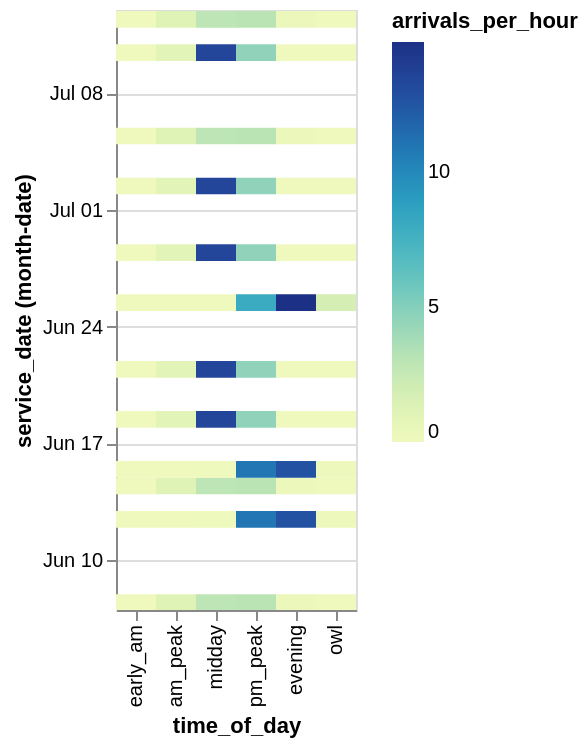

The notebook cell this image was saved under:
### Code cell
heatmap_one_operator(stop_gdf2, "G Trans Schedule")

### Figure 1 — Vega specification as saved in the notebook (floating-point values rounded to 4 significant figures)
{"$schema": "https://vega.github.io/schema/vega/v6.json", "data": [{"name": "source_0"}, {"name": "data_0", "values": [{"arrivals_per_hour": 0.0, "day_type": "weekend", "monthdate_service_date": "2012-06-07T00:00:00.000", "monthdate_service_date_end": "2012-06-08T00:00:00.000", "schedule_name": "G Trans Schedule", "service_date": "2026-06-07T00:00:00.000", "time_of_day": "early_am"}, {"arrivals_per_hour": 0.0, "day_type": "weekday", "monthdate_service_date": "2012-06-12T00:00:00.000", "monthdate_service_date_end": "2012-06-13T00:00:00.000", "schedule_name": "G Trans Schedule", "service_date": "2026-06-12T00:00:00.000", "time_of_day": "early_am"}, {"arrivals_per_hour": 0.0, "day_type": "weekend", "monthdate_service_date": "2012-06-14T00:00:00.000", "monthdate_service_date_end": "2012-06-15T00:00:00.000", "schedule_name": "G Trans Schedule", "service_date": "2026-06-14T00:00:00.000", "time_of_day": "early_am"}, {"arrivals_per_hour": 0.0, "day_type": "weekday", "monthdate_service_date": "2012-06-15T00:00:00.000", "monthdate_service_date_end": "2012-06-16T00:00:00.000", "schedule_name": "G Trans Schedule", "service_date": "2026-06-15T00:00:00.000", "time_of_day": "early_am"}, {"arrivals_per_hour": 0.0, "day_type": "weekday", "monthdate_service_date": "2012-06-18T00:00:00.000", "monthdate_service_date_end": "2012-06-19T00:00:00.000", "schedule_name": "G Trans Schedule", "service_date": "2026-06-18T00:00:00.000", "time_of_day": "early_am"}, {"arrivals_per_hour": 0.0, "day_type": "weekend", "monthdate_service_date": "2012-06-21T00:00:00.000", "monthdate_service_date_end": "2012-06-22T00:00:00.000", "schedule_name": "G Trans Schedule", "service_date": "2026-06-21T00:00:00.000", "time_of_day": "early_am"}, {"arrivals_per_hour": 0.0, "day_type": "weekday", "monthdate_service_date": "2012-06-25T00:00:00.000", "monthdate_service_date_end": "2012-06-26T00:00:00.000", "schedule_name": "G Trans Schedule", "service_date": "2026-06-25T00:00:00.000", "time_of_day": "early_am"}, {"arrivals_per_hour": 0.0, "day_type": "weekend", "monthdate_service_date": "2012-06-28T00:00:00.000", "monthdate_service_date_end": "2012-06-29T00:00:00.000", "schedule_name": "G Trans Schedule", "service_date": "2026-06-28T00:00:00.000", "time_of_day": "early_am"}, {"arrivals_per_hour": 0.0, "day_type": "weekday", "monthdate_service_date": "2012-07-02T00:00:00.000", "monthdate_service_date_end": "2012-07-03T00:00:00.000", "schedule_name": "G Trans Schedule", "service_date": "2026-07-02T00:00:00.000", "time_of_day": "early_am"}, {"arrivals_per_hour": 0.0, "day_type": "weekend", "monthdate_service_date": "2012-07-05T00:00:00.000", "monthdate_service_date_end": "2012-07-06T00:00:00.000", "schedule_name": "G Trans Schedule", "service_date": "2026-07-05T00:00:00.000", "time_of_day": "early_am"}, {"arrivals_per_hour": 0.0, "day_type": "weekday", "monthdate_service_date": "2012-07-10T00:00:00.000", "monthdate_service_date_end": "2012-07-11T00:00:00.000", "schedule_name": "G Trans Schedule", "service_date": "2026-07-10T00:00:00.000", "time_of_day": "early_am"}, {"arrivals_per_hour": 0.0, "day_type": "weekend", "monthdate_service_date": "2012-07-12T00:00:00.000", "monthdate_service_date_end": "2012-07-13T00:00:00.000", "schedule_name": "G Trans Schedule", "service_date": "2026-07-12T00:00:00.000", "time_of_day": "early_am"}, {"arrivals_per_hour": 1.075, "day_type": "weekend", "monthdate_service_date": "2012-06-07T00:00:00.000", "monthdate_service_date_end": "2012-06-08T00:00:00.000", "schedule_name": "G Trans Schedule", "service_date": "2026-06-07T00:00:00.000", "time_of_day": "am_peak"}, {"arrivals_per_hour": 0.0, "day_type": "weekday", "monthdate_service_date": "2012-06-12T00:00:00.000", "monthdate_service_date_end": "2012-06-13T00:00:00.000", "schedule_name": "G Trans Schedule", "service_date": "2026-06-12T00:00:00.000", "time_of_day": "am_peak"}, {"arrivals_per_hour": 1.075, "day_type": "weekend", "monthdate_service_date": "2012-06-14T00:00:00.000", "monthdate_service_date_end": "2012-06-15T00:00:00.000", "schedule_name": "G Trans Schedule", "service_date": "2026-06-14T00:00:00.000", "time_of_day": "am_peak"}, {"arrivals_per_hour": 0.0, "day_type": "weekday", "monthdate_service_date": "2012-06-15T00:00:00.000", "monthdate_service_date_end": "2012-06-16T00:00:00.000", "schedule_name": "G Trans Schedule", "service_date": "2026-06-15T00:00:00.000", "time_of_day": "am_peak"}, {"arrivals_per_hour": 1.0, "day_type": "weekday", "monthdate_service_date": "2012-06-18T00:00:00.000", "monthdate_service_date_end": "2012-06-19T00:00:00.000", "schedule_name": "G Trans Schedule", "service_date": "2026-06-18T00:00:00.000", "time_of_day": "am_peak"}, {"arrivals_per_hour": 1.0, "day_type": "weekend", "monthdate_service_date": "2012-06-21T00:00:00.000", "monthdate_service_date_end": "2012-06-22T00:00:00.000", "schedule_name": "G Trans Schedule", "service_date": "2026-06-21T00:00:00.000", "time_of_day": "am_peak"}, {"arrivals_per_hour": 0.0, "day_type": "weekday", "monthdate_service_date": "2012-06-25T00:00:00.000", "monthdate_service_date_end": "2012-06-26T00:00:00.000", "schedule_name": "G Trans Schedule", "service_date": "2026-06-25T00:00:00.000", "time_of_day": "am_peak"}, {"arrivals_per_hour": 1.0, "day_type": "weekend", "monthdate_service_date": "2012-06-28T00:00:00.000", "monthdate_service_date_end": "2012-06-29T00:00:00.000", "schedule_name": "G Trans Schedule", "service_date": "2026-06-28T00:00:00.000", "time_of_day": "am_peak"}, {"arrivals_per_hour": 1.0, "day_type": "weekday", "monthdate_service_date": "2012-07-02T00:00:00.000", "monthdate_service_date_end": "2012-07-03T00:00:00.000", "schedule_name": "G Trans Schedule", "service_date": "2026-07-02T00:00:00.000", "time_of_day": "am_peak"}, {"arrivals_per_hour": 1.075, "day_type": "weekend", "monthdate_service_date": "2012-07-05T00:00:00.000", "monthdate_service_date_end": "2012-07-06T00:00:00.000", "schedule_name": "G Trans Schedule", "service_date": "2026-07-05T00:00:00.000", "time_of_day": "am_peak"}, {"arrivals_per_hour": 1.0, "day_type": "weekday", "monthdate_service_date": "2012-07-10T00:00:00.000", "monthdate_service_date_end": "2012-07-11T00:00:00.000", "schedule_name": "G Trans Schedule", "service_date": "2026-07-10T00:00:00.000", "time_of_day": "am_peak"}, {"arrivals_per_hour": 1.075, "day_type": "weekend", "monthdate_service_date": "2012-07-12T00:00:00.000", "monthdate_service_date_end": "2012-07-13T00:00:00.000", "schedule_name": "G Trans Schedule", "service_date": "2026-07-12T00:00:00.000", "time_of_day": "am_peak"}, {"arrivals_per_hour": 2.95, "day_type": "weekend", "monthdate_service_date": "2012-06-07T00:00:00.000", "monthdate_service_date_end": "2012-06-08T00:00:00.000", "schedule_name": "G Trans Schedule", "service_date": "2026-06-07T00:00:00.000", "time_of_day": "midday"}, {"arrivals_per_hour": 0.05, "day_type": "weekday", "monthdate_service_date": "2012-06-12T00:00:00.000", "monthdate_service_date_end": "2012-06-13T00:00:00.000", "schedule_name": "G Trans Schedule", "service_date": "2026-06-12T00:00:00.000", "time_of_day": "midday"}, {"arrivals_per_hour": 2.95, "day_type": "weekend", "monthdate_service_date": "2012-06-14T00:00:00.000", "monthdate_service_date_end": "2012-06-15T00:00:00.000", "schedule_name": "G Trans Schedule", "service_date": "2026-06-14T00:00:00.000", "time_of_day": "midday"}, {"arrivals_per_hour": 0.05, "day_type": "weekday", "monthdate_service_date": "2012-06-15T00:00:00.000", "monthdate_service_date_end": "2012-06-16T00:00:00.000", "schedule_name": "G Trans Schedule", "service_date": "2026-06-15T00:00:00.000", "time_of_day": "midday"}, {"arrivals_per_hour": 13.4, "day_type": "weekday", "monthdate_service_date": "2012-06-18T00:00:00.000", "monthdate_service_date_end": "2012-06-19T00:00:00.000", "schedule_name": "G Trans Schedule", "service_date": "2026-06-18T00:00:00.000", "time_of_day": "midday"}, {"arrivals_per_hour": 13.4, "day_type": "weekend", "monthdate_service_date": "2012-06-21T00:00:00.000", "monthdate_service_date_end": "2012-06-22T00:00:00.000", "schedule_name": "G Trans Schedule", "service_date": "2026-06-21T00:00:00.000", "time_of_day": "midday"}, {"arrivals_per_hour": 0.0, "day_type": "weekday", "monthdate_service_date": "2012-06-25T00:00:00.000", "monthdate_service_date_end": "2012-06-26T00:00:00.000", "schedule_name": "G Trans Schedule", "service_date": "2026-06-25T00:00:00.000", "time_of_day": "midday"}, {"arrivals_per_hour": 13.4, "day_type": "weekend", "monthdate_service_date": "2012-06-28T00:00:00.000", "monthdate_service_date_end": "2012-06-29T00:00:00.000", "schedule_name": "G Trans Schedule", "service_date": "2026-06-28T00:00:00.000", "time_of_day": "midday"}, {"arrivals_per_hour": 13.4, "day_type": "weekday", "monthdate_service_date": "2012-07-02T00:00:00.000", "monthdate_service_date_end": "2012-07-03T00:00:00.000", "schedule_name": "G Trans Schedule", "service_date": "2026-07-02T00:00:00.000", "time_of_day": "midday"}, {"arrivals_per_hour": 2.95, "day_type": "weekend", "monthdate_service_date": "2012-07-05T00:00:00.000", "monthdate_service_date_end": "2012-07-06T00:00:00.000", "schedule_name": "G Trans Schedule", "service_date": "2026-07-05T00:00:00.000", "time_of_day": "midday"}, {"arrivals_per_hour": 13.4, "day_type": "weekday", "monthdate_service_date": "2012-07-10T00:00:00.000", "monthdate_service_date_end": "2012-07-11T00:00:00.000", "schedule_name": "G Trans Schedule", "service_date": "2026-07-10T00:00:00.000", "time_of_day": "midday"}, {"arrivals_per_hour": 2.95, "day_type": "weekend", "monthdate_service_date": "2012-07-12T00:00:00.000", "monthdate_service_date_end": "2012-07-13T00:00:00.000", "schedule_name": "G Trans Schedule", "service_date": "2026-07-12T00:00:00.000", "time_of_day": "midday"}, {"arrivals_per_hour": 3.05, "day_type": "weekend", "monthdate_service_date": "2012-06-07T00:00:00.000", "monthdate_service_date_end": "2012-06-08T00:00:00.000", "schedule_name": "G Trans Schedule", "service_date": "2026-06-07T00:00:00.000", "time_of_day": "pm_peak"}, {"arrivals_per_hour": 10.95, "day_type": "weekday", "monthdate_service_date": "2012-06-12T00:00:00.000", "monthdate_service_date_end": "2012-06-13T00:00:00.000", "schedule_name": "G Trans Schedule", "service_date": "2026-06-12T00:00:00.000", "time_of_day": "pm_peak"}, {"arrivals_per_hour": 3.05, "day_type": "weekend", "monthdate_service_date": "2012-06-14T00:00:00.000", "monthdate_service_date_end": "2012-06-15T00:00:00.000", "schedule_name": "G Trans Schedule", "service_date": "2026-06-14T00:00:00.000", "time_of_day": "pm_peak"}, {"arrivals_per_hour": 10.95, "day_type": "weekday", "monthdate_service_date": "2012-06-15T00:00:00.000", "monthdate_service_date_end": "2012-06-16T00:00:00.000", "schedule_name": "G Trans Schedule", "service_date": "2026-06-15T00:00:00.000", "time_of_day": "pm_peak"}, {"arrivals_per_hour": 4.6, "day_type": "weekday", "monthdate_service_date": "2012-06-18T00:00:00.000", "monthdate_service_date_end": "2012-06-19T00:00:00.000", "schedule_name": "G Trans Schedule", "service_date": "2026-06-18T00:00:00.000", "time_of_day": "pm_peak"}, {"arrivals_per_hour": 4.6, "day_type": "weekend", "monthdate_service_date": "2012-06-21T00:00:00.000", "monthdate_service_date_end": "2012-06-22T00:00:00.000", "schedule_name": "G Trans Schedule", "service_date": "2026-06-21T00:00:00.000", "time_of_day": "pm_peak"}, {"arrivals_per_hour": 8.0, "day_type": "weekday", "monthdate_service_date": "2012-06-25T00:00:00.000", "monthdate_service_date_end": "2012-06-26T00:00:00.000", "schedule_name": "G Trans Schedule", "service_date": "2026-06-25T00:00:00.000", "time_of_day": "pm_peak"}, {"arrivals_per_hour": 4.6, "day_type": "weekend", "monthdate_service_date": "2012-06-28T00:00:00.000", "monthdate_service_date_end": "2012-06-29T00:00:00.000", "schedule_name": "G Trans Schedule", "service_date": "2026-06-28T00:00:00.000", "time_of_day": "pm_peak"}, {"arrivals_per_hour": 4.6, "day_type": "weekday", "monthdate_service_date": "2012-07-02T00:00:00.000", "monthdate_service_date_end": "2012-07-03T00:00:00.000", "schedule_name": "G Trans Schedule", "service_date": "2026-07-02T00:00:00.000", "time_of_day": "pm_peak"}, {"arrivals_per_hour": 3.05, "day_type": "weekend", "monthdate_service_date": "2012-07-05T00:00:00.000", "monthdate_service_date_end": "2012-07-06T00:00:00.000", "schedule_name": "G Trans Schedule", "service_date": "2026-07-05T00:00:00.000", "time_of_day": "pm_peak"}, {"arrivals_per_hour": 4.6, "day_type": "weekday", "monthdate_service_date": "2012-07-10T00:00:00.000", "monthdate_service_date_end": "2012-07-11T00:00:00.000", "schedule_name": "G Trans Schedule", "service_date": "2026-07-10T00:00:00.000", "time_of_day": "pm_peak"}, {"arrivals_per_hour": 3.05, "day_type": "weekend", "monthdate_service_date": "2012-07-12T00:00:00.000", "monthdate_service_date_end": "2012-07-13T00:00:00.000", "schedule_name": "G Trans Schedule", "service_date": "2026-07-12T00:00:00.000", "time_of_day": "pm_peak"}, {"arrivals_per_hour": 0.325, "day_type": "weekend", "monthdate_service_date": "2012-06-07T00:00:00.000", "monthdate_service_date_end": "2012-06-08T00:00:00.000", "schedule_name": "G Trans Schedule", "service_date": "2026-06-07T00:00:00.000", "time_of_day": "evening"}, {"arrivals_per_hour": 12.78, "day_type": "weekday", "monthdate_service_date": "2012-06-12T00:00:00.000", "monthdate_service_date_end": "2012-06-13T00:00:00.000", "schedule_name": "G Trans Schedule", "service_date": "2026-06-12T00:00:00.000", "time_of_day": "evening"}, {"arrivals_per_hour": 0.325, "day_type": "weekend", "monthdate_service_date": "2012-06-14T00:00:00.000", "monthdate_service_date_end": "2012-06-15T00:00:00.000", "schedule_name": "G Trans Schedule", "service_date": "2026-06-14T00:00:00.000", "time_of_day": "evening"}, {"arrivals_per_hour": 12.78, "day_type": "weekday", "monthdate_service_date": "2012-06-15T00:00:00.000", "monthdate_service_date_end": "2012-06-16T00:00:00.000", "schedule_name": "G Trans Schedule", "service_date": "2026-06-15T00:00:00.000", "time_of_day": "evening"}, {"arrivals_per_hour": 0.0, "day_type": "weekday", "monthdate_service_date": "2012-06-18T00:00:00.000", "monthdate_service_date_end": "2012-06-19T00:00:00.000", "schedule_name": "G Trans Schedule", "service_date": "2026-06-18T00:00:00.000", "time_of_day": "evening"}, {"arrivals_per_hour": 0.0, "day_type": "weekend", "monthdate_service_date": "2012-06-21T00:00:00.000", "monthdate_service_date_end": "2012-06-22T00:00:00.000", "schedule_name": "G Trans Schedule", "service_date": "2026-06-21T00:00:00.000", "time_of_day": "evening"}, {"arrivals_per_hour": 14.82, "day_type": "weekday", "monthdate_service_date": "2012-06-25T00:00:00.000", "monthdate_service_date_end": "2012-06-26T00:00:00.000", "schedule_name": "G Trans Schedule", "service_date": "2026-06-25T00:00:00.000", "time_of_day": "evening"}, {"arrivals_per_hour": 0.0, "day_type": "weekend", "monthdate_service_date": "2012-06-28T00:00:00.000", "monthdate_service_date_end": "2012-06-29T00:00:00.000", "schedule_name": "G Trans Schedule", "service_date": "2026-06-28T00:00:00.000", "time_of_day": "evening"}, {"arrivals_per_hour": 0.0, "day_type": "weekday", "monthdate_service_date": "2012-07-02T00:00:00.000", "monthdate_service_date_end": "2012-07-03T00:00:00.000", "schedule_name": "G Trans Schedule", "service_date": "2026-07-02T00:00:00.000", "time_of_day": "evening"}, {"arrivals_per_hour": 0.325, "day_type": "weekend", "monthdate_service_date": "2012-07-05T00:00:00.000", "monthdate_service_date_end": "2012-07-06T00:00:00.000", "schedule_name": "G Trans Schedule", "service_date": "2026-07-05T00:00:00.000", "time_of_day": "evening"}, {"arrivals_per_hour": 0.0, "day_type": "weekday", "monthdate_service_date": "2012-07-10T00:00:00.000", "monthdate_service_date_end": "2012-07-11T00:00:00.000", "schedule_name": "G Trans Schedule", "service_date": "2026-07-10T00:00:00.000", "time_of_day": "evening"}, {"arrivals_per_hour": 0.325, "day_type": "weekend", "monthdate_service_date": "2012-07-12T00:00:00.000", "monthdate_service_date_end": "2012-07-13T00:00:00.000", "schedule_name": "G Trans Schedule", "service_date": "2026-07-12T00:00:00.000", "time_of_day": "evening"}, {"arrivals_per_hour": 0.0, "day_type": "weekend", "monthdate_service_date": "2012-06-07T00:00:00.000", "monthdate_service_date_end": "2012-06-08T00:00:00.000", "schedule_name": "G Trans Schedule", "service_date": "2026-06-07T00:00:00.000", "time_of_day": "owl"}, {"arrivals_per_hour": 0.125, "day_type": "weekday", "monthdate_service_date": "2012-06-12T00:00:00.000", "monthdate_service_date_end": "2012-06-13T00:00:00.000", "schedule_name": "G Trans Schedule", "service_date": "2026-06-12T00:00:00.000", "time_of_day": "owl"}, {"arrivals_per_hour": 0.0, "day_type": "weekend", "monthdate_service_date": "2012-06-14T00:00:00.000", "monthdate_service_date_end": "2012-06-15T00:00:00.000", "schedule_name": "G Trans Schedule", "service_date": "2026-06-14T00:00:00.000", "time_of_day": "owl"}, {"arrivals_per_hour": 0.125, "day_type": "weekday", "monthdate_service_date": "2012-06-15T00:00:00.000", "monthdate_service_date_end": "2012-06-16T00:00:00.000", "schedule_name": "G Trans Schedule", "service_date": "2026-06-15T00:00:00.000", "time_of_day": "owl"}, {"arrivals_per_hour": 0.0, "day_type": "weekday", "monthdate_service_date": "2012-06-18T00:00:00.000", "monthdate_service_date_end": "2012-06-19T00:00:00.000", "schedule_name": "G Trans Schedule", "service_date": "2026-06-18T00:00:00.000", "time_of_day": "owl"}, {"arrivals_per_hour": 0.0, "day_type": "weekend", "monthdate_service_date": "2012-06-21T00:00:00.000", "monthdate_service_date_end": "2012-06-22T00:00:00.000", "schedule_name": "G Trans Schedule", "service_date": "2026-06-21T00:00:00.000", "time_of_day": "owl"}, {"arrivals_per_hour": 1.825, "day_type": "weekday", "monthdate_service_date": "2012-06-25T00:00:00.000", "monthdate_service_date_end": "2012-06-26T00:00:00.000", "schedule_name": "G Trans Schedule", "service_date": "2026-06-25T00:00:00.000", "time_of_day": "owl"}, {"arrivals_per_hour": 0.0, "day_type": "weekend", "monthdate_service_date": "2012-06-28T00:00:00.000", "monthdate_service_date_end": "2012-06-29T00:00:00.000", "schedule_name": "G Trans Schedule", "service_date": "2026-06-28T00:00:00.000", "time_of_day": "owl"}, {"arrivals_per_hour": 0.0, "day_type": "weekday", "monthdate_service_date": "2012-07-02T00:00:00.000", "monthdate_service_date_end": "2012-07-03T00:00:00.000", "schedule_name": "G Trans Schedule", "service_date": "2026-07-02T00:00:00.000", "time_of_day": "owl"}, {"arrivals_per_hour": 0.0, "day_type": "weekend", "monthdate_service_date": "2012-07-05T00:00:00.000", "monthdate_service_date_end": "2012-07-06T00:00:00.000", "schedule_name": "G Trans Schedule", "service_date": "2026-07-05T00:00:00.000", "time_of_day": "owl"}, {"arrivals_per_hour": 0.0, "day_type": "weekday", "monthdate_service_date": "2012-07-10T00:00:00.000", "monthdate_service_date_end": "2012-07-11T00:00:00.000", "schedule_name": "G Trans Schedule", "service_date": "2026-07-10T00:00:00.000", "time_of_day": "owl"}, {"arrivals_per_hour": 0.0, "day_type": "weekend", "monthdate_service_date": "2012-07-12T00:00:00.000", "monthdate_service_date_end": "2012-07-13T00:00:00.000", "schedule_name": "G Trans Schedule", "service_date": "2026-07-12T00:00:00.000", "time_of_day": "owl"}], "transform": [{"type": "formula", "expr": "toDate(datum['service_date'])", "as": "service_date"}, {"type": "formula", "expr": "toDate(datum['monthdate_service_date_end'])", "as": "monthdate_service_date_end"}, {"type": "formula", "expr": "toDate(datum['monthdate_service_date'])", "as": "monthdate_service_date"}]}, {"name": "source_0_x_domain_time_of_day", "values": [{"sort_field": 0.0, "time_of_day": "early_am"}, {"sort_field": 1.0, "time_of_day": "am_peak"}, {"sort_field": 2.0, "time_of_day": "midday"}, {"sort_field": 3.0, "time_of_day": "pm_peak"}, {"sort_field": 4.0, "time_of_day": "evening"}, {"sort_field": 5.0, "time_of_day": "owl"}]}, {"name": "data_0_color_domain_arrivals_per_hour", "values": [{"min": 0.0, "max": 14.82}]}], "signals": [{"name": "x_step", "value": 20}, {"name": "width", "update": "bandspace(domain('x').length, 0, 0) * x_step"}], "marks": [{"type": "rect", "name": "marks", "from": {"data": "data_0"}, "encode": {"update": {"y2": {"field": "monthdate_service_date", "scale": "y", "offset": {"signal": "0.5 + (abs(scale(\"y\", datum[\"monthdate_service_date_end\"]) - scale(\"y\", datum[\"monthdate_service_date\"])) < 0.25 ? 0.5 * (0.25 - (abs(scale(\"y\", datum[\"monthdate_service_date_end\"]) - scale(\"y\", datum[\"monthdate_service_date\"])))) : 0)"}}, "x": {"field": "time_of_day", "scale": "x"}, "tooltip": {"signal": "{\"service_date\": timeFormat(datum[\"service_date\"], \"%b %d, %Y\"), \"schedule_name\": isValid(datum[\"schedule_name\"]) ? isArray(datum[\"schedule_name\"]) ? join(datum[\"schedule_name\"], '\\n') : datum[\"schedule_name\"] : \"\"+datum[\"schedule_name\"], \"day_type\": isValid(datum[\"day_type\"]) ? isArray(datum[\"day_type\"]) ? join(datum[\"day_type\"], '\\n') : datum[\"day_type\"] : \"\"+datum[\"day_type\"], \"time_of_day\": isValid(datum[\"time_of_day\"]) ? isArray(datum[\"time_of_day\"]) ? join(datum[\"time_of_day\"], '\\n') : datum[\"time_of_day\"] : \"\"+datum[\"time_of_day\"], \"arrivals_per_hour\": format(datum[\"arrivals_per_hour\"], \"\")}"}, "fill": {"field": "arrivals_per_hour", "scale": "color"}, "width": {"signal": "max(0.25, bandwidth('x'))"}, "y": {"field": "monthdate_service_date_end", "scale": "y", "offset": {"signal": "0.5 + (abs(scale(\"y\", datum[\"monthdate_service_date_end\"]) - scale(\"y\", datum[\"monthdate_service_date\"])) < 0.25 ? -0.5 * (0.25 - (abs(scale(\"y\", datum[\"monthdate_service_date_end\"]) - scale(\"y\", datum[\"monthdate_service_date\"])))) : 0)"}}}}, "style": ["rect"]}], "scales": [{"name": "x", "type": "band", "domain": {"data": "source_0_x_domain_time_of_day", "field": "time_of_day", "sort": {"op": "max", "field": "sort_field"}}, "range": {"step": {"signal": "x_step"}}, "paddingOuter": 0, "paddingInner": 0}, {"name": "y", "type": "time", "domain": {"data": "data_0", "fields": ["monthdate_service_date", "monthdate_service_date_end"]}, "range": [{"signal": "height"}, 0]}, {"name": "color", "type": "linear", "domain": [{"signal": "(data(\"data_0_color_domain_arrivals_per_hour\")[0] || {}).min"}, {"signal": "(data(\"data_0_color_domain_arrivals_per_hour\")[0] || {}).max"}], "range": "heatmap", "interpolate": "hcl", "zero": false}], "axes": [{"scale": "y", "gridScale": "x", "grid": true, "tickCount": {"signal": "ceil(height/40)"}, "tickMinStep": {"signal": "datetime(2001, 0, 2, 0, 0, 0, 0) - datetime(2001, 0, 1, 0, 0, 0, 0)"}, "domain": false, "labels": false, "orient": "left", "maxExtent": 0, "minExtent": 0, "ticks": false, "aria": false, "zindex": 0}, {"scale": "x", "grid": false, "labelAngle": 270, "labelBaseline": "middle", "zindex": 1, "labelAlign": "right", "orient": "bottom", "title": "time_of_day"}, {"scale": "y", "format": {"signal": "timeUnitSpecifier([\"month\",\"date\"], {\"year-month\":\"%b %Y \",\"year-month-date\":\"%b %d, %Y \"})"}, "labelOverlap": true, "title": "service_date (month-date)", "grid": false, "zindex": 0, "tickCount": {"signal": "ceil(height/40)"}, "tickMinStep": {"signal": "datetime(2001, 0, 2, 0, 0, 0, 0) - datetime(2001, 0, 1, 0, 0, 0, 0)"}, "orient": "left"}], "padding": 5, "background": "white", "height": 300, "legends": [{"fill": "color", "gradientLength": {"signal": "clamp(height, 64, 200)"}, "title": "arrivals_per_hour"}], "style": "cell"}
